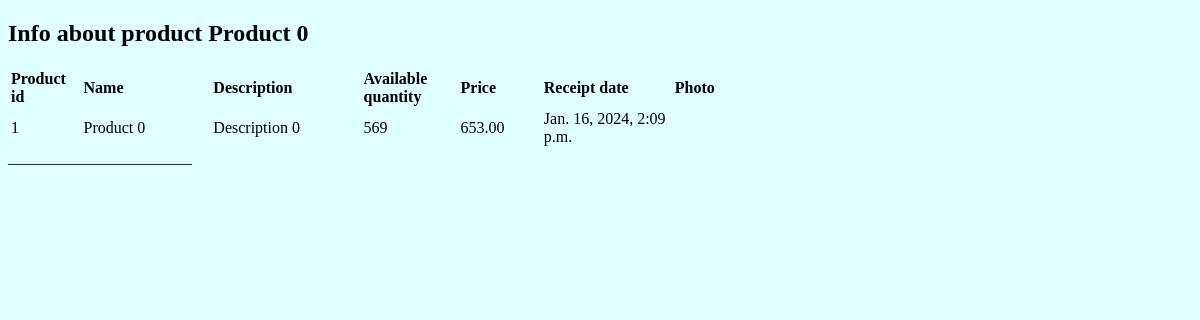
/get_product/1, run on an earlier commit of the app's database.
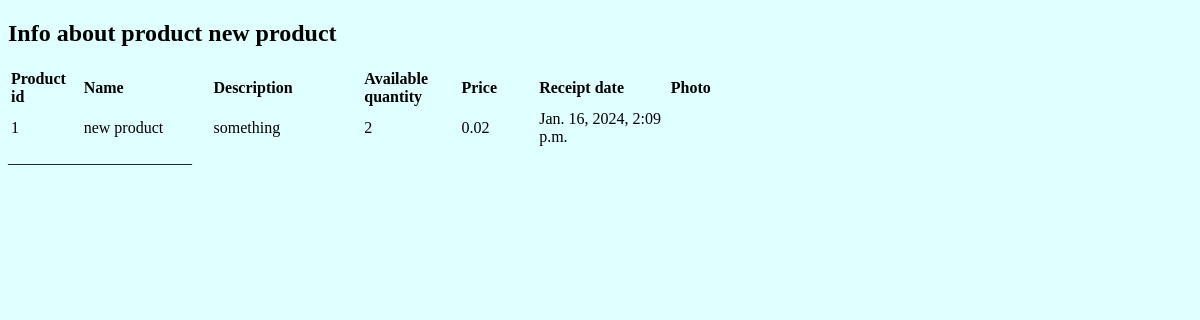
And on a later commit of the database.
### hw_app/models.py (models this page shows, shortened)
class Product(models.Model):
    name = models.CharField(max_length=100)
    description = models.TextField()
    price = models.DecimalField(max_digits=8, decimal_places=2)
    quantity = models.IntegerField()
    receipt_date = models.DateTimeField(auto_now_add=True)
    image_field = models.ImageField(
        null=True, blank=True, default=None, upload_to='media/')

### hw_app/views.py (the view)
# urls.py: path('get_product/<int:pk>', views.get_product, name='get_product'),
def get_product(request, pk):
    logger.info('Page about selected product accessed')
    product = Product.objects.filter(pk=int(pk)).first()
    return render(request, template_name='hw_app/product_card.html', context={'product': product})

### hw_app/templates/hw_app/product_card.html (shortened to what this page needs)
{% extends 'hw_app/base.html' %}
{% block content %}
<body style="background-color:LightCyan">
    <h2>Info about product {{ product.name }}</h2>
    <table>
        <tr>
            <th style="width:100px; text-align:left">Product id</th>
            <th style="width:300px; text-align:left">Name</th>
            <th style="width:300px; text-align:left">Description</th>
            <th style="width:160px; text-align:left">Available quantity</th>
            <th style="width:160px; text-align:left">Price</th>
            <th style="width:300px; text-align:left">Receipt date</th>
            <th style="width:1600px; text-align:left">Photo</th>
        </tr>
        <tr>
            <td>{{ product.pk }}</td>
            <td>{{ product.name }}</td>
            <td>{{ product.description }}</td>
            <td>{{ product.quantity }}</td>
            <td>{{ product.price }}</td>
            <td>{{ product.receipt_date }}</td>
            <td>{{ product.image_field }}</td>
        </tr>
    </table>
</body>
{% endblock %}

What changed in the data, as far as the page shows it:
changed Product id 1: name "Product 0" → "new product"; description "Description 0" → "something"; quantity "569" → "2"; price "653.00" → "0.02"
